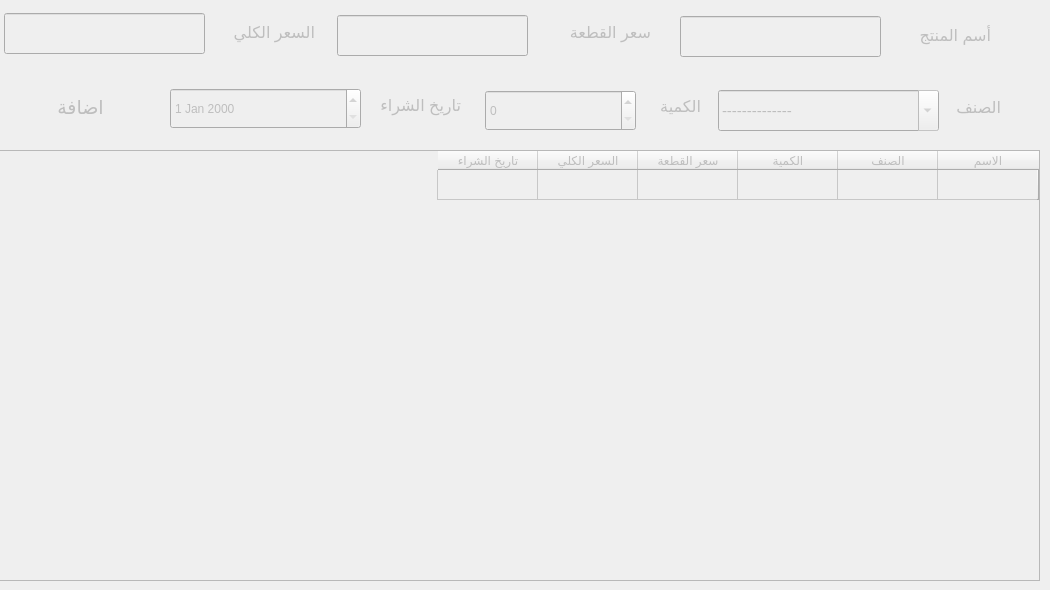
      <widget class="QWidget" name="tab_15">
       <attribute name="title">
        <string>المشتريات</string>
       </attribute>
       <widget class="QTableWidget" name="tableWidget_3">
        <property name="enabled">
         <bool>false</bool>
        </property>
        <property name="geometry">
         <rect>
          <x>-1</x>
          <y>150</y>
          <width>1041</width>
          <height>431</height>
         </rect>
        </property>
        <property name="layoutDirection">
         <enum>Qt::RightToLeft</enum>
        </property>
        <row>
         <property name="text">
          <string/>
         </property>
        </row>
        <column>
         <property name="text">
          <string>الاسم</string>
         </property>
        </column>
        <column>
         <property name="text">
          <string>الصنف</string>
         </property>
        </column>
        <column>
         <property name="text">
          <string>الكمية</string>
         </property>
        </column>
        <column>
         <property name="text">
          <string>سعر القطعة</string>
         </property>
        </column>
        <column>
         <property name="text">
          <string>السعر الكلي</string>
         </property>
        </column>
        <column>
         <property name="text">
          <string>تاريخ الشراء</string>
         </property>
        </column>
       </widget>
       <widget class="QLineEdit" name="lineEdit_11">
        <property name="enabled">
         <bool>false</bool>
        </property>
        <property name="geometry">
         <rect>
          <x>4</x>
          <y>13</y>
          <width>201</width>
          <height>41</height>
         </rect>
        </property>
        <property name="font">
         <font>
          <pointsize>13</pointsize>
         </font>
        </property>
        <property name="placeholderText">
         <string/>
        </property>
       </widget>
       <widget class="QComboBox" name="comboBox_6">
        <property name="enabled">
         <bool>false</bool>
        </property>
        <property name="geometry">
         <rect>
          <x>718</x>
          <y>90</y>
          <width>221</width>
          <height>41</height>
         </rect>
        </property>
        <property name="font">
         <font>
          <pointsize>11</pointsize>
         </font>
        </property>
        <property name="toolTip">
         <string/>
        </property>
        <property name="whatsThis">
         <string/>
        </property>
        <property name="editable">
         <bool>true</bool>
        </property>
        <property name="currentText">
         <string>--------------</string>
        </property>
        <item>
         <property name="text">
          <string>--------------</string>
         </property>
        </item>
       </widget>
       <widget class="QPushButton" name="pushButton_16">
        <property name="enabled">
         <bool>false</bool>
        </property>
        <property name="geometry">
         <rect>
          <x>0</x>
          <y>77</y>
          <width>161</width>
          <height>61</height>
         </rect>
        </property>
        <property name="font">
         <font>
          <family>Segoe UI</family>
          <pointsize>14</pointsize>
         </font>
        </property>
        <property name="styleSheet">
         <string notr="true">border-radius:20px;</string>
        </property>
        <property name="text">
         <string>اضافة</string>
        </property>
       </widget>
       <widget class="QDateEdit" name="dateEdit">
        <property name="enabled">
         <bool>false</bool>
        </property>
        <property name="geometry">
         <rect>
          <x>170</x>
          <y>88</y>
          <width>191</width>
          <height>41</height>
         </rect>
        </property>
       </widget>
       <widget class="QLabel" name="label_6">
        <property name="enabled">
         <bool>false</bool>
        </property>
        <property name="geometry">
         <rect>
          <x>214</x>
          <y>7</y>
          <width>101</width>
          <height>51</height>
         </rect>
        </property>
        <property name="font">
         <font>
          <family>Segoe UI</family>
          <pointsize>12</pointsize>
          <weight>50</weight>
          <bold>false</bold>
         </font>
        </property>
        <property name="text">
         <string>السعر الكلي</string>
        </property>
       </widget>
       <widget class="QLineEdit" name="lineEdit_12">
        <property name="enabled">
         <bool>false</bool>
        </property>
        <property name="geometry">
         <rect>
          <x>337</x>
          <y>15</y>
          <width>191</width>
          <height>41</height>
         </rect>
        </property>
        <property name="font">
         <font>
          <pointsize>13</pointsize>
         </font>
        </property>
        <property name="placeholderText">
         <string/>
        </property>
       </widget>
       <widget class="QLabel" name="label_7">
        <property name="enabled">
         <bool>false</bool>
        </property>
        <property name="geometry">
         <rect>
          <x>540</x>
          <y>7</y>
          <width>111</width>
          <height>51</height>
         </rect>
        </property>
        <property name="font">
         <font>
          <family>Segoe UI</family>
          <pointsize>12</pointsize>
          <weight>50</weight>
          <bold>false</bold>
         </font>
        </property>
        <property name="text">
         <string>سعر القطعة</string>
        </property>
       </widget>
       <widget class="QLabel" name="label_8">
        <property name="enabled">
         <bool>false</bool>
        </property>
        <property name="geometry">
         <rect>
          <x>370</x>
          <y>85</y>
          <width>91</width>
          <height>41</height>
         </rect>
        </property>
        <property name="font">
         <font>
          <family>Segoe UI</family>
          <pointsize>12</pointsize>
         </font>
        </property>
        <property name="text">
         <string>تاريخ الشراء</string>
        </property>
       </widget>
       <widget class="QLineEdit" name="lineEdit_13">
        <property name="enabled">
         <bool>false</bool>
        </property>
        <property name="geometry">
         <rect>
          <x>680</x>
          <y>16</y>
          <width>201</width>
          <height>41</height>
         </rect>
        </property>
        <property name="font">
         <font>
          <pointsize>13</pointsize>
         </font>
        </property>
        <property name="placeholderText">
         <string/>
        </property>
       </widget>
       <widget class="QLabel" name="label_12">
        <property name="enabled">
         <bool>false</bool>
        </property>
        <property name="geometry">
         <rect>
          <x>890</x>
          <y>10</y>
          <width>101</width>
          <height>51</height>
         </rect>
        </property>
        <property name="font">
         <font>
          <family>Segoe UI</family>
          <pointsize>12</pointsize>
          <weight>50</weight>
          <bold>false</bold>
         </font>
        </property>
        <property name="text">
         <string>أسم المنتج</string>
        </property>
       </widget>
       <widget class="QLabel" name="label_13">
        <property name="enabled">
         <bool>false</bool>
        </property>
        <property name="geometry">
         <rect>
          <x>940</x>
          <y>82</y>
          <width>61</width>
          <height>51</height>
         </rect>
        </property>
        <property name="font">
         <font>
          <family>Segoe UI</family>
          <pointsize>12</pointsize>
          <weight>50</weight>
          <bold>false</bold>
         </font>
        </property>
        <property name="text">
         <string>الصنف</string>
        </property>
       </widget>
       <widget class="QLabel" name="label_14">
        <property name="enabled">
         <bool>false</bool>
        </property>
        <property name="geometry">
         <rect>
          <x>640</x>
          <y>81</y>
          <width>61</width>
          <height>51</height>
         </rect>
        </property>
        <property name="font">
         <font>
          <family>Segoe UI</family>
          <pointsize>12</pointsize>
          <weight>50</weight>
          <bold>false</bold>
         </font>
        </property>
        <property name="text">
         <string>الكمية</string>
        </property>
       </widget>
       <widget class="QSpinBox" name="spinBox_3">
        <property name="enabled">
         <bool>false</bool>
        </property>
        <property name="geometry">
         <rect>
          <x>485</x>
          <y>90</y>
          <width>151</width>
          <height>41</height>
         </rect>
        </property>
       </widget>
      </widget>
